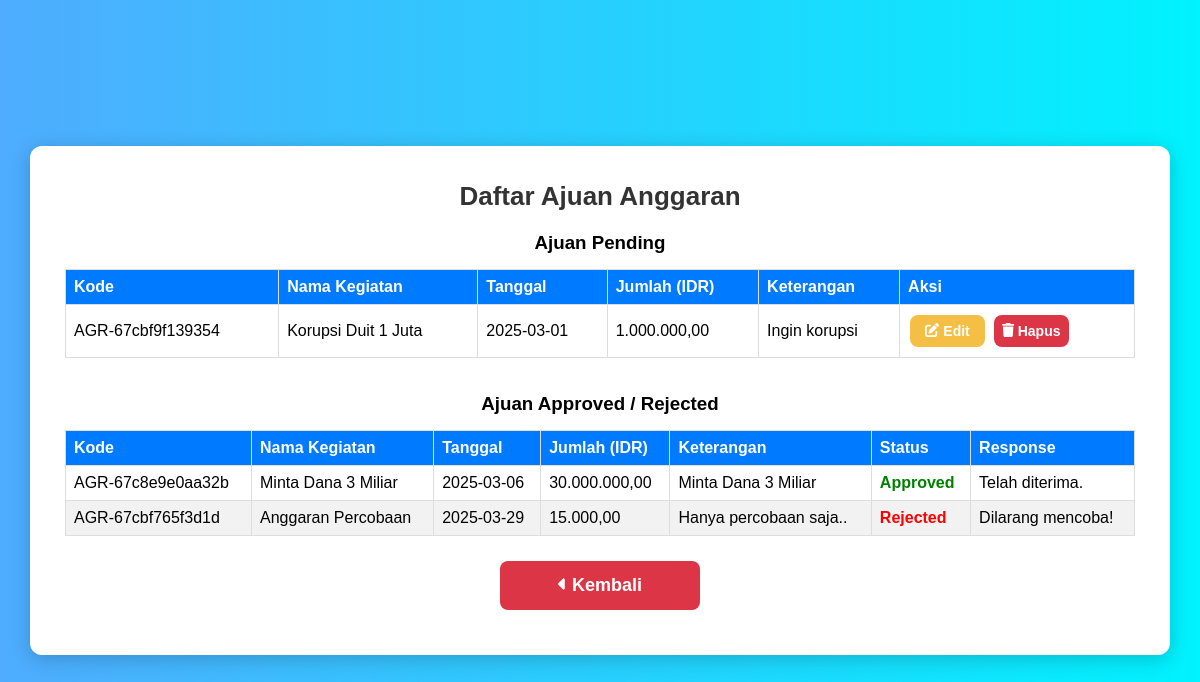
Page /pages/user/daftar.php (signed in) on the committed database.
### tables this page shows
CREATE TABLE `anggaran` (
  `kode_anggaran` varchar(20) NOT NULL,
  `user_anggaran` varchar(50) NOT NULL,
  `nama_kegiatan` varchar(255) NOT NULL,
  `tanggal` date NOT NULL,
  `jumlah` decimal(15,2) NOT NULL,
  `keterangan` text,
  `status` enum('pending','approved','rejected') NOT NULL DEFAULT 'pending',
  `response` text
);

### pages/user/daftar.php (the view, shortened to what this page needs)
<?php
require $_SERVER['DOCUMENT_ROOT'].'/config/db.php';
$username = $_SESSION['username'];
$stmt = $conn->prepare("SELECT kode_anggaran, nama_kegiatan, tanggal, jumlah, keterangan, status, response FROM anggaran WHERE user_anggaran = ?");
$stmt->bind_param("s", $username);
$stmt->execute();
$result = $stmt->get_result();
$pending = [];
$completed = [];
while ($row = $result->fetch_assoc()) {
    if ($row['status'] === 'pending') {
        $pending[] = $row;
    } else {
        $completed[] = $row;
    }
}
?>
<!DOCTYPE html>
<html lang="en">
<head>
    <link rel="stylesheet" href="/styles/dashboard.css">
</head>
<body>
    <div class="daftar-container">
        <h2>Daftar Ajuan Anggaran</h2>
        <h3>Ajuan Pending</h3>
        <div class="table-container">
            <table>
                <thead>
                    <tr>
                        <th>Kode</th>
                        <th>Nama Kegiatan</th>
                        <th>Tanggal</th>
                        <th>Jumlah (IDR)</th>
                        <th>Keterangan</th>
                        <th>Aksi</th>
                    </tr>
                </thead>
                <tbody>
                    <?php if (empty($pending)) : ?>
                        <tr><td colspan="6">Tidak ada ajuan pending.</td></tr>
                    <?php else : ?>
                        <?php foreach ($pending as $row) : ?>
                            <tr>
                                <td><?= $row['kode_anggaran']; ?></td>
                                <td><?= $row['nama_kegiatan']; ?></td>
                                <td><?= $row['tanggal']; ?></td>
                                <td><?= number_format($row['jumlah'], 2, ',', '.'); ?></td>
                                <td><?= $row['keterangan']; ?></td>
                                <td>
                                    <a href="edit_ajuan.php?kode=<?= $row['kode_anggaran']; ?>" class="btn btn-small btn-caution"><i class="fa-solid fa-pen-to-square"></i> Edit</a>
                                    <a href="hapus_ajuan.php?kode=<?= $row['kode_anggaran']; ?>" class="btn btn-small btn-danger" onclick="return confirm('Yakin ingin menghapus?')"><i class="fa-solid fa-trash"></i> Hapus</a>
                                </td>
                            </tr>
                        <?php endforeach; ?>
                    <?php endif; ?>
                </tbody>
            </table>
        </div>
        <h3>Ajuan Approved / Rejected</h3>
        <div class="table-container">
            <table>
                <thead>
                    <tr>
                        <th>Kode</th>
                        <th>Nama Kegiatan</th>
                        <th>Tanggal</th>
                        <th>Jumlah (IDR)</th>
                        <th>Keterangan</th>
                        <th>Status</th>
                        <th>Response</th>
                    </tr>
                </thead>
                <tbody>
                    <?php if (empty($completed)) : ?>
                        <tr><td colspan="7">Tidak ada ajuan yang disetujui atau ditolak.</td></tr>
                    <?php else : ?>
                        <?php foreach ($completed as $row) : ?>
                            <tr>
                                <td><?= $row['kode_anggaran']; ?></td>
                                <td><?= $row['nama_kegiatan']; ?></td>
                                <td><?= $row['tanggal']; ?></td>
                                <td><?= number_format($row['jumlah'], 2, ',', '.'); ?></td>
                                <td><?= $row['keterangan']; ?></td>
                                <td class="<?= ($row['status'] === 'approved') ? 'approved' : 'rejected'; ?>">
                                    <?= ucfirst($row['status']); ?>
                                </td>
                                <td><?= $row['response']; ?></td>
                            </tr>
                        <?php endforeach; ?>
                    <?php endif; ?>
                </tbody>
            </table>
        </div>
        <a href="dashboard.php" class="btn btn-danger"><i class="fa-solid fa-caret-left"></i> Kembali</a>
    </div>
</body>
</html>

### styles/dashboard.css (style rules this page uses)
* { margin: 0; padding: 0; box-sizing: border-box; font-family: 'Poppins', sans-serif; }
body { display: flex; justify-content: center; align-items: center; height: 100vh; background: linear-gradient(to right, #4facfe, #00f2fe); }
.container, .dashboard-container, .ajuan-container, .daftar-container { background: white; padding: 35px; border-radius: 12px; box-shadow: 0px 4px 20px rgba(0, 0, 0, 0.2); text-align: center; width: 95%; max-width: 600px; animation: fadeIn 0.5s ease-in-out; }
.daftar-container { max-height: 70%; width: 95%; max-width: 1400px; overflow-y: auto; }
.table-container { overflow-x: auto; overflow-y: auto; }
h1, h2 { font-size: 26px; color: #333; margin-bottom: 15px; }
h3 { margin-top: 20px; margin-bottom: 5px; }
.btn { display: inline-block; background: #007BFF; color: white; padding: 14px 22px; border-radius: 8px; text-decoration: none; font-size: 18px; font-weight: bold; transition: background 0.3s, transform 0.2s; margin: 10px; border: none; cursor: pointer; width: 200px; text-align: center; }
.btn-small { padding: 8px 8px; margin: 2px; font-size: 14px; width: 75px; }
.btn-caution { background: #f5bf45; }
.btn-danger { background: #dc3545; }
table { width: 100%; border-collapse: collapse; margin-top: 10px; margin-bottom: 15px; }
th, td { border: 1px solid #ddd; padding: 8px; text-align: left; }
th { background-color: #007bff; color: white; }
tr:nth-child(even) { background-color: #f2f2f2; }
.approved { color: green; font-weight: bold; }
.rejected { color: red; font-weight: bold; }

### rows in the picture
anggaran: kode_anggaran "AGR-67cbf9f139354", nama_kegiatan "Korupsi Duit 1 Juta", tanggal "2025-03-01", jumlah "1.000.000,00", keterangan "Ingin korupsi"
anggaran: kode_anggaran "AGR-67c8e9e0aa32b", nama_kegiatan "Minta Dana 3 Miliar", tanggal "2025-03-06", jumlah "30.000.000,00", keterangan "Minta Dana 3 Miliar", status "Approved", response "Telah diterima."
anggaran: kode_anggaran "AGR-67cbf765f3d1d", nama_kegiatan "Anggaran Percobaan", tanggal "2025-03-29", jumlah "15.000,00", keterangan "Hanya percobaan saja..", status "Rejected", response "Dilarang mencoba!"
